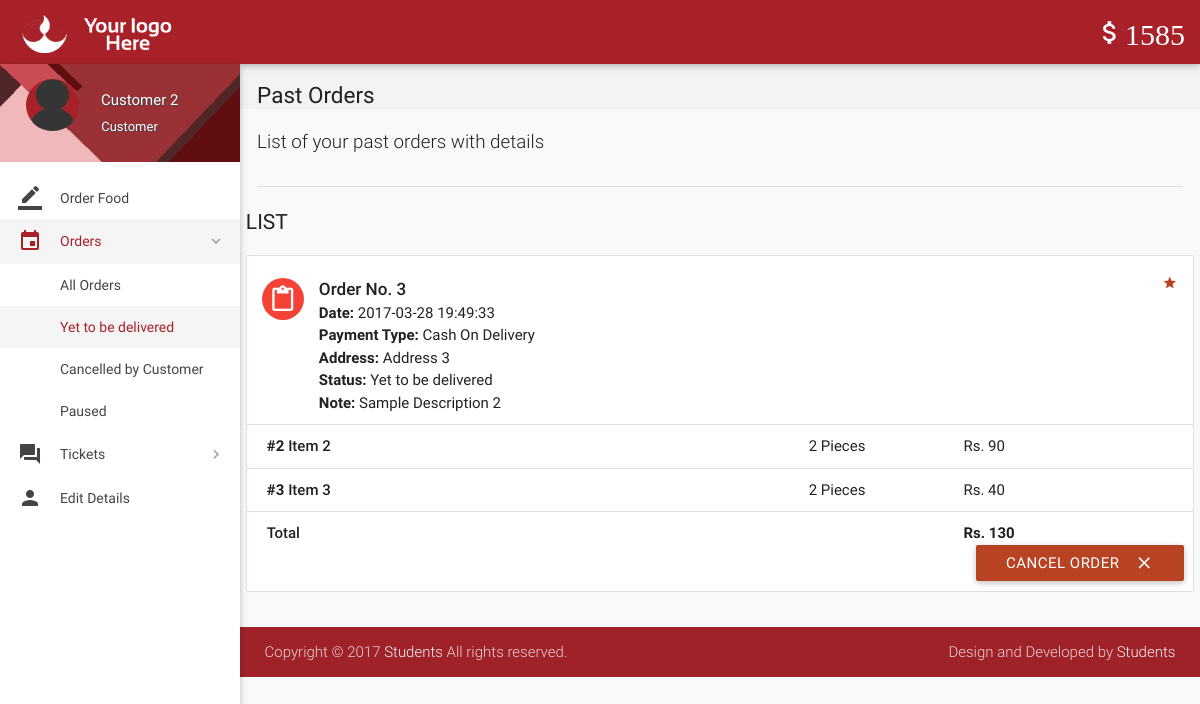
/orders.php?status=Yet to be delivered (signed in), run on an earlier commit of the app's database.
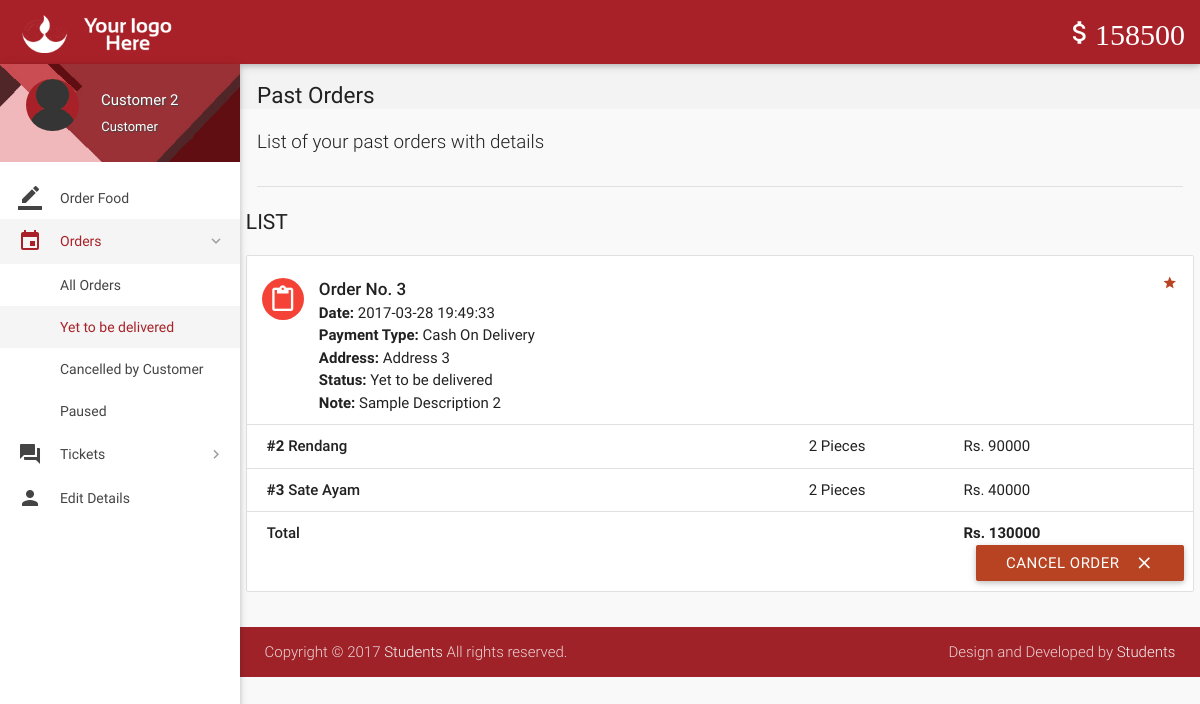
And on a later commit of the database.
### tables this page shows
CREATE TABLE `wallet_details` (
  `id` int(11) NOT NULL,
  `wallet_id` int(11) NOT NULL,
  `number` varchar(16) NOT NULL,
  `cvv` int(3) NOT NULL,
  `balance` int(11) NOT NULL DEFAULT '200000'
);

CREATE TABLE `order_details` (
  `id` int(11) NOT NULL,
  `order_id` int(11) NOT NULL,
  `item_id` int(11) NOT NULL,
  `quantity` int(11) NOT NULL,
  `price` int(11) NOT NULL
);

CREATE TABLE `items` (
  `id` int(11) NOT NULL,
  `name` varchar(20) NOT NULL,
  `price` int(11) NOT NULL,
  `deleted` tinyint(4) NOT NULL DEFAULT '0'
);

CREATE TABLE `orders` (
  `id` int(11) NOT NULL,
  `customer_id` int(11) NOT NULL,
  `address` varchar(300) NOT NULL,
  `description` varchar(300) NOT NULL,
  `date` datetime NOT NULL DEFAULT CURRENT_TIMESTAMP,
  `payment_type` varchar(16) NOT NULL DEFAULT 'Wallet',
  `total` int(11) NOT NULL,
  `status` varchar(25) NOT NULL DEFAULT 'Yet to be delivered',
  `deleted` tinyint(4) NOT NULL DEFAULT '0'
);

### includes/wallet.php (called while the page is built)
<?php
$user_id=$_SESSION['user_id'];
$sql = mysqli_query($con, "SELECT * FROM wallet where customer_id = $user_id");
while($row1 = mysqli_fetch_array($sql)){
$wallet_id = $row1['id'];
}
$sql = mysqli_query($con, "SELECT * FROM wallet_details where wallet_id = $wallet_id");
while($row1 = mysqli_fetch_array($sql)){
$balance = $row1['balance'];
}
?>

### includes/connect.php (called while the page is built, shortened)
<?php
$name = $_SESSION['name'];
$role = $_SESSION['role'];
?>

### orders.php (the view, shortened to what the changed rows need)
<?php
include 'includes/connect.php';
include 'includes/wallet.php';
	if($_SESSION['customer_sid']==session_id())
	{
		?>
<!DOCTYPE html>
<html lang="en">
<head>
  <link href="css/materialize.min.css" type="text/css" rel="stylesheet" media="screen,projection">
  <link href="css/style.min.css" type="text/css" rel="stylesheet" media="screen,projection">
  <link href="css/custom/custom.min.css" type="text/css" rel="stylesheet" media="screen,projection">
  <link href="js/plugins/perfect-scrollbar/perfect-scrollbar.css" type="text/css" rel="stylesheet" media="screen,projection">
</head>
<body>
  <header id="header" class="page-topbar">
        <div class="navbar-fixed">
            <nav class="navbar-color">
                <div class="nav-wrapper">
                    <ul class="left">
                      <li><h1 class="logo-wrapper"><a href="index.php" class="brand-logo darken-1"><img src="images/materialize-logo.png" alt="logo"></a> <span class="logo-text">Logo</span></h1></li>
                    </ul>
                    <ul class="right hide-on-med-and-down">
                        <li><a href="#"  class="waves-effect waves-block waves-light"><i class="mdi-editor-attach-money"><?php echo $balance;?></i></a>
                        </li>
                    </ul>
                </div>
            </nav>
        </div>
  </header>
  <div id="main">
    <div class="wrapper">
      <aside id="left-sidebar-nav">
        <ul id="slide-out" class="side-nav fixed leftside-navigation">
            <li class="user-details cyan darken-2">
            <div class="row">
                <div class="col col s4 m4 l4">
                    <img src="images/avatar.jpg" alt="" class="circle responsive-img valign profile-image">
                </div>
                <div class="col col s8 m8 l8">
                    <a class="btn-flat dropdown-button waves-effect waves-light white-text profile-btn" href="#" data-activates="profile-dropdown"><?php echo $name;?> <i class="mdi-navigation-arrow-drop-down right"></i></a>
                    <p class="user-roal"><?php echo $role;?></p>
                </div>
            </div>
            </li>
            <li class="bold"><a href="index.php" class="waves-effect waves-cyan"><i class="mdi-editor-border-color"></i> Order Food</a>
            </li>
                <li class="no-padding">
                    <ul class="collapsible collapsible-accordion">
                        <li class="bold"><a class="collapsible-header waves-effect waves-cyan active"><i class="mdi-editor-insert-invitation"></i> Orders</a>
                            <div class="collapsible-body">
                                <ul>
								<li class="<?php
								if(!isset($_GET['status'])){
										echo 'active';
									}?>
									"><a href="orders.php">All Orders</a>
                                </li>
								<?php
									$sql = mysqli_query($con, "SELECT DISTINCT status FROM orders  WHERE customer_id = $user_id;;");
									while($row = mysqli_fetch_array($sql)){
									if(isset($_GET['status'])){
										$status = $row['status'];
									}
                                    echo '<li class='.(isset($_GET['status'])?($status == $_GET['status'] ? 'active' : ''): '').'><a href="orders.php?status='.$row['status'].'">'.$row['status'].'</a>
                                    </li>';
									}
									?>
                                </ul>
                            </div>
                        </li>
                    </ul>
                </li>
                <li class="no-padding">
                    <ul class="collapsible collapsible-accordion">
                        <li class="bold"><a class="collapsible-header waves-effect waves-cyan"><i class="mdi-action-question-answer"></i> Tickets</a>
                        </li>
                    </ul>
                </li>
            <li class="bold"><a href="details.php" class="waves-effect waves-cyan"><i class="mdi-social-person"></i> Edit Details</a>
            </li>
        </ul>
        </aside>
      <section id="content">
        <div id="breadcrumbs-wrapper">
          <div class="container">
            <div class="row">
              <div class="col s12 m12 l12">
                <h5 class="breadcrumbs-title">Past Orders</h5>
              </div>
            </div>
          </div>
        </div>
        <div class="container">
          <p class="caption">List of your past orders with details</p>
          <div class="divider"></div>
<div id="work-collections" class="seaction">
					<?php
					if(isset($_GET['status'])){
						$status = $_GET['status'];
					}
					else{
						$status = '%';
					}
					$sql = mysqli_query($con, "SELECT * FROM orders WHERE customer_id = $user_id AND status LIKE '$status';;");
					echo '              <div class="row">
                <div>
                    <h4 class="header">List</h4>
                    <ul id="issues-collection" class="collection">';
					while($row = mysqli_fetch_array($sql))
					{
						$status = $row['status'];
						echo '<li class="collection-item avatar">
                              <i class="mdi-content-content-paste red circle"></i>
                              <span class="collection-header">Order No. '.$row['id'].'</span>
                              <p><strong>Date:</strong> '.$row['date'].'</p>
                              <p><strong>Payment Type:</strong> '.$row['payment_type'].'</p>
							  <p><strong>Address: </strong>'.$row['address'].'</p>
                              <p><strong>Status:</strong> '.($status=='Paused' ? 'Paused <a  data-position="bottom" data-delay="50" data-tooltip="Please contact administrator for further details." class="btn-floating waves-effect waves-light tooltipped cyan">    ?</a>' : $status).'</p>
							  '.(!empty($row['description']) ? '<p><strong>Note: </strong>'.$row['description'].'</p>' : '').'
							  <a href="#" class="secondary-content"><i class="mdi-action-grade"></i></a>
                              </li>';
						$order_id = $row['id'];
						$sql1 = mysqli_query($con, "SELECT * FROM order_details WHERE order_id = $order_id;");
						while($row1 = mysqli_fetch_array($sql1))
						{
							$item_id = $row1['item_id'];
							$sql2 = mysqli_query($con, "SELECT * FROM items WHERE id = $item_id;");
							while($row2 = mysqli_fetch_array($sql2)){
								$item_name = $row2['name'];
							}
							echo '<li class="collection-item">
                            <div class="row">
                            <div class="col s7">
                            <p class="collections-title"><strong>#'.$row1['item_id'].'</strong> '.$item_name.'</p>
                            </div>
                            <div class="col s2">
                            <span>'.$row1['quantity'].' Pieces</span>
                            </div>
                            <div class="col s3">
                            <span>Rs. '.$row1['price'].'</span>
                            </div>
                            </div>
                            </li>';
							$id = $row1['order_id'];
						}
								echo'<li class="collection-item">
                                        <div class="row">
                                            <div class="col s7">
                                                <p class="collections-title"> Total</p>
                                            </div>
                                            <div class="col s2">
											<span> </span>
                                            </div>
                                            <div class="col s3">
                                                <span><strong>Rs. '.$row['total'].'</strong></span>
                                            </div>';
								if(!preg_match('/^Cancelled/', $status)){
									if($status != 'Delivered'){
								echo '<form action="routers/cancel-order.php" method="post">
										<input type="hidden" value="'.$id.'" name="id">
										<input type="hidden" value="Cancelled by Customer" name="status">
										<input type="hidden" value="'.$row['payment_type'].'" name="payment_type">
										<button class="btn waves-effect waves-light right submit" type="submit" name="action">Cancel Order
                                              <i class="mdi-content-clear right"></i>
										</button>
										</form>';
								}
								}
								echo'</div></li>';
					}
					?>
					 </ul>
                </div>
              </div>
            </div>
        </div>
      </section>
    </div>
  </div>
  <footer class="page-footer">
    <div class="footer-copyright">
      <div class="container">
        <span>Copyright © 2017 <a class="grey-text text-lighten-4" href="#" target="_blank">Students</a> All rights reserved.</span>
        <span class="right"> Design and Developed by <a class="grey-text text-lighten-4" href="#">Students</a></span>
        </div>
    </div>
  </footer>
</body>
</html>
<?php
	}
?>

What changed in the data, as far as the page shows it:
changed wallet_details: balance "1585" → "158500"
changed orders "Cash On Delivery": total "130" → "130000"
changed order_details: item.name "Item 2" → "Rendang"; price "90" → "90000"
changed order_details: item.name "Item 3" → "Sate Ayam"; price "40" → "40000"
